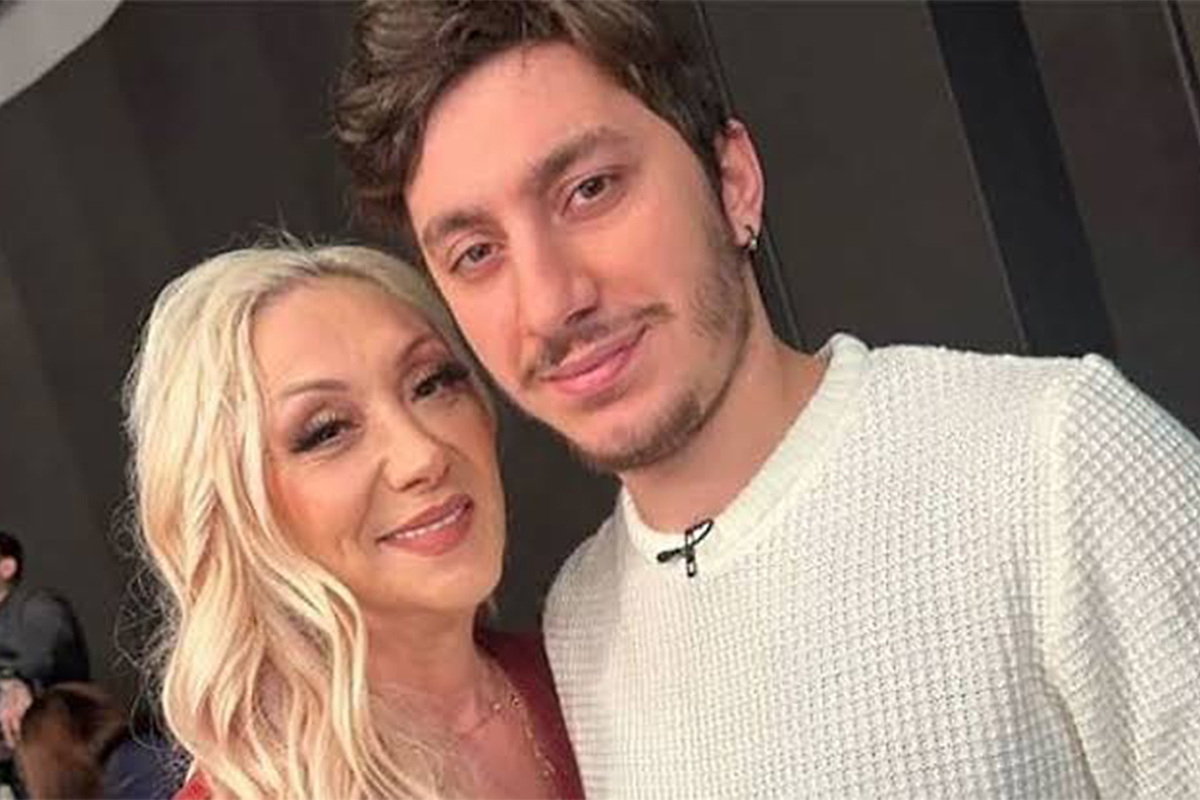
#> input picture haber_videosu/assets/haber_gorseli.jpg, 1200 x 800 px
$ python -i build.py   (imports and definitions only)
#> lines starting #> are read from the running program, lines starting #| are printed output that depends on the picture
#!/usr/bin/env python3
"""Dikey (1080x1920) 30 saniyelik haber videosu üretici.

Kullanım (kendi kaydınla):
    python3 build.py --webcam kaydim.mp4
Demo (geçici TTS sesi + yer tutucu kamera):
    python3 build.py
Ayrıntılar için README.md.
"""
import argparse
import json
import math
import os
import re
import subprocess
import sys
import tempfile
import wave

import numpy as np
from PIL import Image, ImageDraw, ImageFilter, ImageFont

HERE = os.path.dirname(os.path.abspath(__file__))
ASSETS = os.path.join(HERE, "assets")

W, H, FPS = 1080, 1920, 30
DUR = 30.0

# Renkler
RED = (227, 6, 19)
YEL = (255, 210, 0)
WHITE = (255, 255, 255)
BLACK = (0, 0, 0)
NAVY = (14, 20, 34)

# Yerleşim
TOP_H = 130
CARD_Y, CARD_H = 150, 760
PANEL_Y = 935
SUB_Y = 1288
CAM_D = 350
CAM_X, CAM_Y = W - 50 - CAM_D, 1410
TICKER_Y, TICKER_H = 1806, 78

SOURCE = "Kaynak / Görsel: Haberler.com"
TICKER = ("Güllü soruşturmasında yeni gelişme   •   Oğlu hakkında suç duyurusu   •   "
          "İddialar henüz kanıtlanmadı, soruşturma sürüyor   •   ")


# ---------------------------------------------------------------- yardımcılar
_fonts = {}


# [5 lines left out: function font, not called in this run]


def tr_upper(s):
    return s.replace("i", "İ").replace("ı", "I").upper()


def clamp(x, a=0.0, b=1.0):
    return max(a, min(b, x))


def ease_out(x):
    x = clamp(x)
    return 1 - (1 - x) ** 3


# [4 lines left out: function ease_back, not called in this run]


def text_w(f, s):
    return f.getbbox(s)[2] - f.getbbox(s)[0]


# [21 lines left out: functions wrap, with_alpha, not called in this run]


def tokens(s):
    return re.findall(r"[^\W_]+(?:['’][^\W_]+)?", s)


def run(cmd, **kw):
    return subprocess.run(cmd, check=True, **kw)


# ---------------------------------------------------------------- ses / zamanlama
# [112 lines left out: functions audio_duration, audio_levels, speech_span, word_timings, make_music, not called in this run]


# ---------------------------------------------------------------- statik katmanlar
def load_static(image_path):
#> called with image_path = 'assets/haber_gorseli.jpg'
    src = Image.open(image_path).convert("RGB")
    # Arka plan: bulanık + karartılmış görsel
    s = max(W / src.width, H / src.height)
#> s = 2.4
    bg = src.resize((int(src.width * s) + 1, int(src.height * s) + 1), Image.LANCZOS)
    bg = bg.crop(((bg.width - W) // 2, (bg.height - H) // 2, (bg.width - W) // 2 + W, (bg.height - H) // 2 + H))
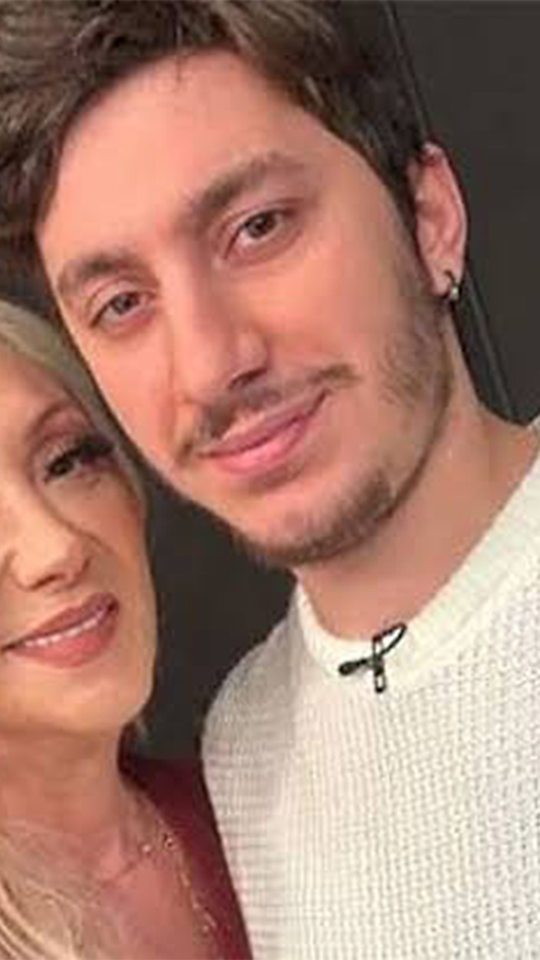
#> bg: PIL image 1080x1920 RGB (shown at 1/2 size); mean R, G, B 165.7, 124.9, 110.7
    bg = bg.filter(ImageFilter.GaussianBlur(45))
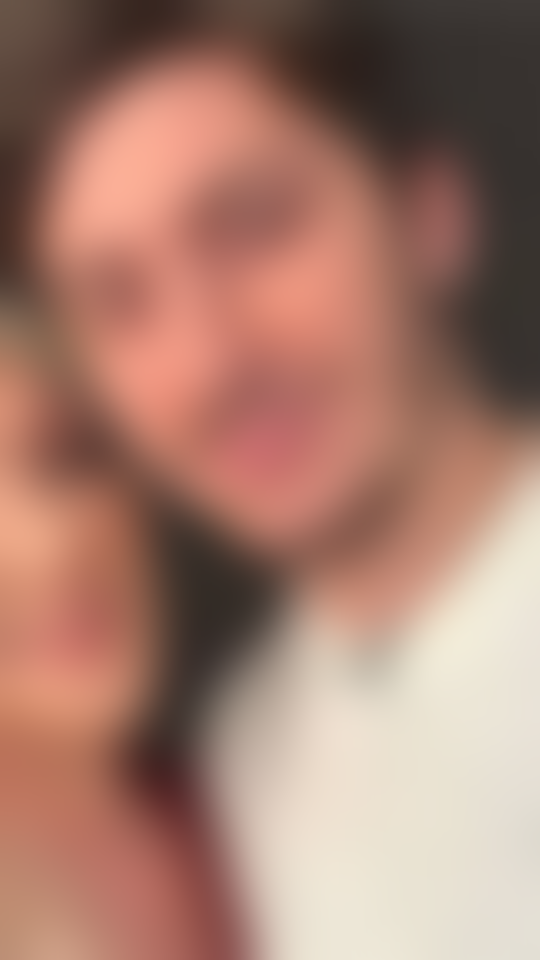
#> bg: PIL image 1080x1920 RGB (shown at 1/2 size); mean R, G, B 165.8, 125.1, 110.9
    dark = Image.new("RGB", (W, H), NAVY)
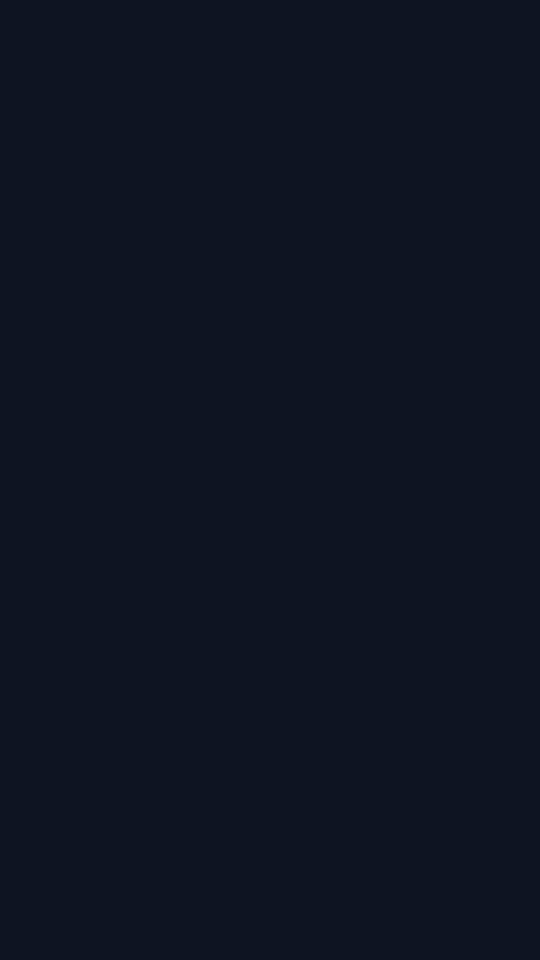
#> dark: PIL image 1080x1920 RGB (shown at 1/2 size); mean R, G, B 14, 20, 34
    bg = Image.blend(bg, dark, 0.62)
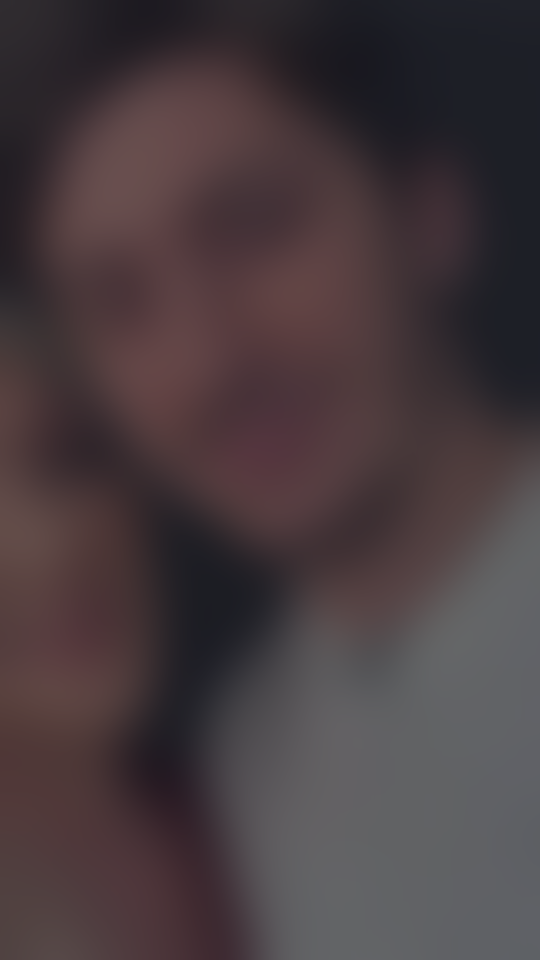
#> bg: PIL image 1080x1920 RGB (shown at 1/2 size); mean R, G, B 71.2, 59.4, 62.7
    # Kart altı geçiş gradyanı
    grad = Image.new("L", (1, CARD_H))
    for y in range(CARD_H):
        grad.putpixel((0, y), int(255 * clamp((y - CARD_H * 0.62) / (CARD_H * 0.38)) ** 1.5))
    grad = grad.resize((W, CARD_H))
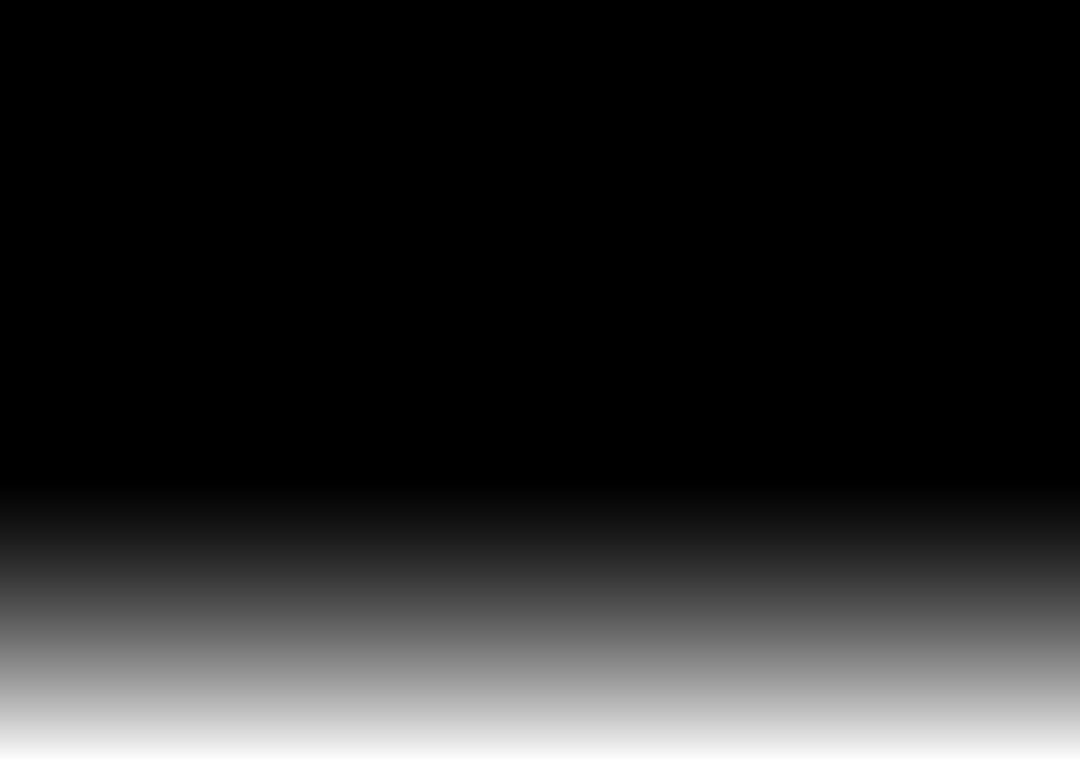
#> grad: PIL image 1080x760 L; min 0, max 253, mean 38.4
    return src, bg, grad


# [127 lines left out: functions card_frame, chip, draw_topbar, draw_ticker, draw_cam_frame, draw_subtitle, not called in this run]


# ---------------------------------------------------------------- sahne panelleri
PANEL_H = 345


def panel_layer():
    return Image.new("RGBA", (W, PANEL_H), (0, 0, 0, 0))


# [138 lines left out: functions scene_hook, scene_complaint, scene_flash, scene_ai, scene_outro, not called in this run]


SCENES = [scene_hook, scene_complaint, scene_flash, scene_ai, scene_outro]


# [134 lines left out: functions name_lower_third, render, main, not called in this run]


# [2 lines not run here, left out]

>>> result = load_static('assets/haber_gorseli.jpg')
